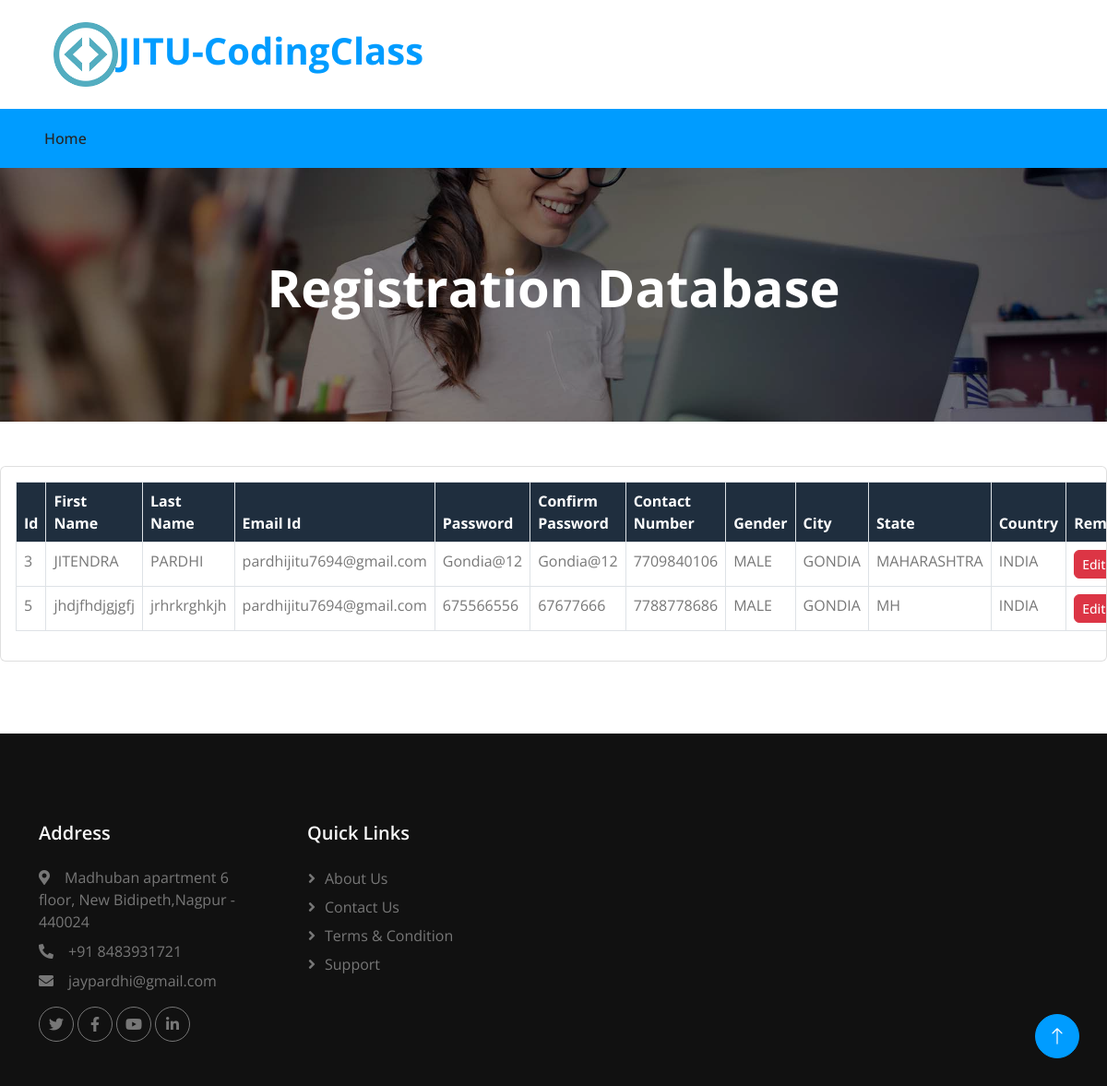
The app's page /databaseregister.php with its own data.
### tables this page shows
CREATE TABLE `registration` (
  `id` int(11) NOT NULL,
  `firstname` varchar(100) NOT NULL,
  `lastname` varchar(100) NOT NULL,
  `email` varchar(100) NOT NULL,
  `password` varchar(100) NOT NULL,
  `confirmpassword` varchar(100) NOT NULL,
  `number` varchar(100) NOT NULL,
  `gender` varchar(100) NOT NULL,
  `city` varchar(200) NOT NULL,
  `state` varchar(200) NOT NULL,
  `country` varchar(200) NOT NULL
);

### databaseregister.php (the view, shortened to what this page needs)
<!DOCTYPE html>
<html lang="en">
<head>
    <link href="https://cdnjs.cloudflare.com/ajax/libs/font-awesome/5.10.0/css/all.min.css" rel="stylesheet">
    <link href="https://cdn.jsdelivr.net/npm/bootstrap-icons@1.4.1/font/bootstrap-icons.css" rel="stylesheet">
    <link href="lib/animate/animate.min.css" rel="stylesheet">
    <link href="lib/owlcarousel/assets/owl.carousel.min.css" rel="stylesheet">
    <link href="lib/lightbox/css/lightbox.min.css" rel="stylesheet">
    <link href="css/bootstrap.min.css" rel="stylesheet">
    <link href="css/style.css" rel="stylesheet">
</head>
<body>
    <div class="container-fluid py-4 px-5 wow fadeIn" data-wow-delay="0.1s">
        <div class="row align-items-center top-bar">
            <div class="col-lg-4 col-md-12 text-center text-lg-start">
                <a href="" class="navbar-brand m-0 p-0">
                    <h1 class="fw-bold text-primary m-0"><img src="img/logocoding.png" style="width: 70px; height: 70px; margin-left: 10px;">JITU-CodingClass</h1>
                </a>
            </div>
        </div>
     </div>
    <nav class="navbar navbar-expand-lg bg-primary navbar-dark sticky-top py-lg-0 px-lg-5 wow fadeIn navbar-active" data-wow-delay="0.1s">
        <div class="collapse navbar-collapse" id="navbarCollapse">
            <div class="navbar-nav me-auto p-3 p-lg-0">
                <a href="index.php" class="nav-item nav-link active" target="_blank">Home</a>
            </div>
        </div>
    </nav>
    <div class="container-fluid page-header py-5 mb-5 wow fadeIn" data-wow-delay="0.1s">
        <div class="container text-center py-5">
            <h1 class="display-4 text-white animated slideInDown mb-3">Registration Database</h1>
        </div>
    </div>
<section class="content col-md-12">
      <div class="row">
        <div class="col-12">
          <div class="card" style="margin-bottom: 30px;">
            <div class="card-body table-responsive">
              <table id="example1" class="table table-bordered">
              <thead style="background-color:#1f2e3e; color: white;">
                <tr>
                  <th>Id</th>
                  <th>First Name</th>
                  <th>Last Name</th>
                  <th>Email Id</th>
                  <th>Password</th>
                  <th>Confirm Password</th>
                  <th>Contact Number</th>
                  <th>Gender</th>
                  <th>City</th>
                  <th>State</th>
                  <th>Country</th>
                  <th>Remark</th>
                </tr>
                </thead>
                <tbody>
                  <?php
                    include'connect.php';
                    $sql = "SELECT * FROM `registration`";
                    $query = mysqli_query($con, $sql);
                    while ($res = mysqli_fetch_array($query))
                      {
                      ?>
                          <tr>
                            <td><?php echo $res['id']; ?></td>
                            <td><?php echo $res['firstname']; ?></td>
                            <td><?php echo $res['lastname']; ?></td>
                            <td><?php echo $res['email']; ?></td>
                            <td><?php echo $res['confirmpassword']; ?></td>
                            <td><?php echo $res['password']; ?></td>
                            <td><?php echo $res['number']; ?></td>
                            <td><?php echo $res['gender']; ?></td>
                            <td><?php echo $res['city']; ?></td>
                            <td><?php echo $res['state']; ?></td>
                            <td><?php echo $res['country']; ?></td>
                            <td>
                              <div class="btn-group" role="group" aria-label="Basic example" style="position: relative; display: flex; vertical-align: middle;">
                                <button class="btn-danger btn btn-sm"> <a href="edit.php?id=<?php echo $res['id']; ?>" class="text-white">Edit</a> </button>
                              </div>
                            </td>
                          </tr>
                        <?php
                      }
                     ?>
                </tbody>
              </table>
            </div>
          </div>
        </div>
      </div>
    </section>
    <div class="container-fluid bg-dark text-body footer mt-5 pt-5 wow fadeIn" data-wow-delay="0.1s">
        <div class="container py-5">
            <div class="row g-5">
                <div class="col-lg-3 col-md-6">
                    <h5 class="text-light mb-4">Address</h5>
                    <p class="mb-2"><i class="fa fa-map-marker-alt me-3"></i>Madhuban apartment 6 floor, New Bidipeth,Nagpur - 440024</p>
                    <p class="mb-2"><i class="fa fa-phone-alt me-3"></i>+91 8483931721</p>
                    <p class="mb-2"><i class="fa fa-envelope me-3"></i>jaypardhi@gmail.com</p>
                    <div class="d-flex pt-2">
                        <a class="btn btn-square btn-outline-secondary rounded-circle me-1" href=""><i class="fab fa-twitter"></i></a>
                        <a class="btn btn-square btn-outline-secondary rounded-circle me-1" href="https://www.facebook.com/jiten.pardhi.3/" target="_blank"><i class="fab fa-facebook-f"></i></a>
                        <a class="btn btn-square btn-outline-secondary rounded-circle me-1" href=""><i class="fab fa-youtube"></i></a>
                        <a class="btn btn-square btn-outline-secondary rounded-circle me-0" href="https://www.linkedin.com/in/jitendra-pardhi-2a699b22b/" target="_blank"><i class="fab fa-linkedin-in"></i></a>
                    </div>
                </div>
                <div class="col-lg-3 col-md-6">
                    <h5 class="text-light mb-4">Quick Links</h5>
                    <a class="btn btn-link" href="about.php" target="_blank">About Us</a>
                    <a class="btn btn-link" href="contact.php">Contact Us</a>
                    <a class="btn btn-link" href="">Terms & Condition</a>
                    <a class="btn btn-link" href="">Support</a>
                </div>
        </div>
    </div>
    <a href="#" class="btn btn-lg btn-primary btn-lg-square rounded-circle back-to-top"><i class="bi bi-arrow-up"></i></a>
</body>
</html>

### css/style.css (style rules this page uses)
:root { --primary: #009CFF; --secondary: #777777; --light: #F8F8F8; --dark: #252525; }
.back-to-top { position: fixed; display: none; right: 30px; bottom: 30px; z-index: 99; }
.btn { font-weight: 500; transition: .5s; }
.btn.btn-primary { color: #FFFFFF; }
.btn-square { width: 38px; height: 38px; }
.btn-lg-square { width: 48px; height: 48px; }
.btn-square, .btn-sm-square, .btn-lg-square { padding: 0; display: flex; align-items: center; justify-content: center; font-weight: normal; }
.navbar .navbar-nav .nav-link { margin-right: 30px; padding: 20px 0; color: #FFFFFF; font-weight: 500; outline: none; }
.navbar .navbar-nav .nav-link:hover, .navbar .navbar-nav .nav-link.active { color: var(--dark); }
.navbar.sticky-top { top: -100px; transition: .5s; }
.page-header { background: linear-gradient(rgba(0, 0, 0, .5), rgba(0, 0, 0, .5)), url(../img/carousel-1.jpg) center center no-repeat; background-size: cover; }
.footer .btn.btn-link { display: block; margin-bottom: 5px; padding: 0; text-align: left; color: var(--secondary); font-weight: normal; text-transform: capitalize; transition: .3s; }
.footer .btn.btn-link::before { position: relative; content: "\f105"; font-family: "Font Awesome 5 Free"; font-weight: 900; color: var(--secondary); margin-right: 10px; }

### records on screen
registration: id "3", firstname "JITENDRA", lastname "PARDHI", email "pardhijitu7694@gmail.com", confirmpassword "Gondia@12", password "Gondia@12", number "7709840106", gender "MALE", city "GONDIA", state "MAHARASHTRA", country "INDIA"
registration: id "5", firstname "jhdjfhdjgjgfj", lastname "jrhrkrghkjh", email "pardhijitu7694@gmail.com", confirmpassword "675566556", password "67677666", number "7788778686", gender "MALE", city "GONDIA", state "MH", country "INDIA"
